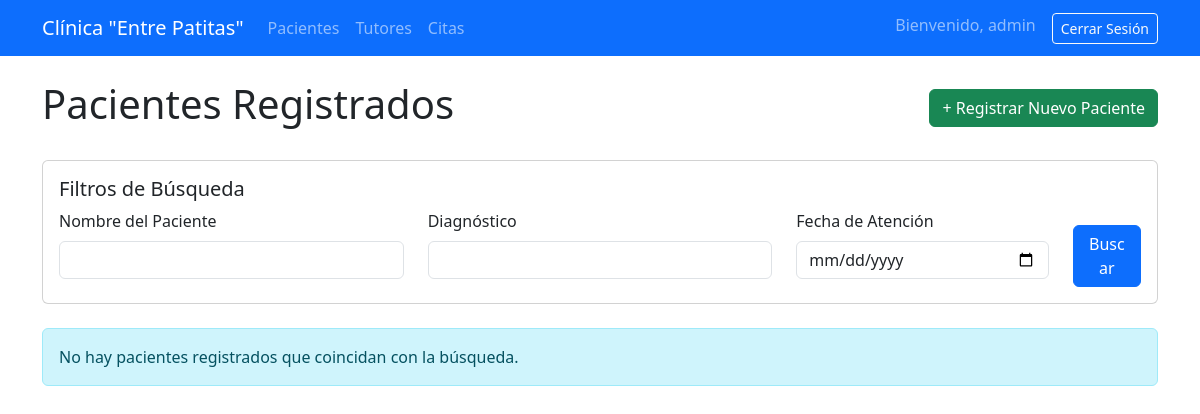
Before: /gestion/pacientes/ (signed in) with the older database file.
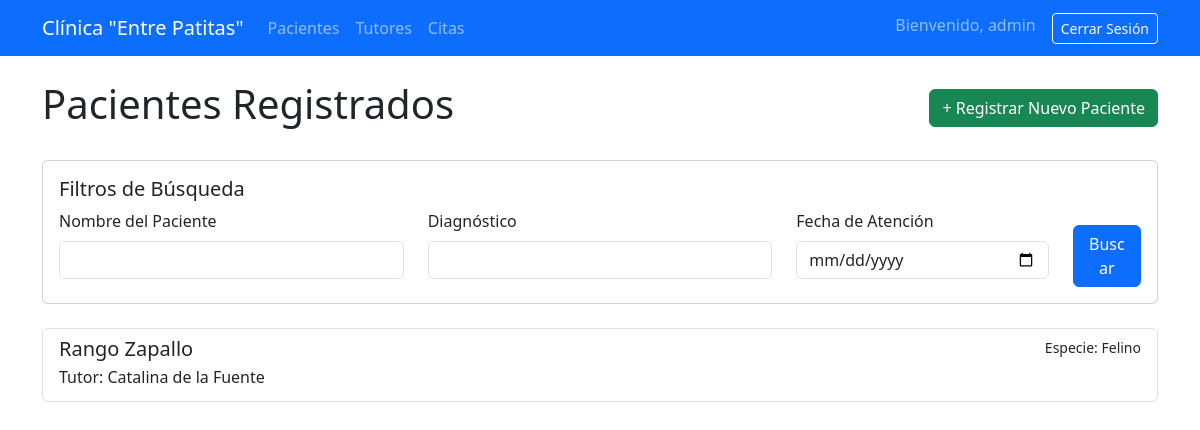
After: the same page with the newer database file.
### app/models.py (models this page shows, shortened)
class Paciente(models.Model):
    foto = models.ImageField(upload_to='fotos_pacientes/', blank=True, null=True, verbose_name="Fotografía del Paciente")
    nombre = models.CharField(max_length=50)
    especie = models.CharField(max_length=50)
    raza = models.CharField(max_length=50)
    sexo = models.CharField(max_length=10)
    fecha_nacimiento = models.DateField()
    microchip_tatuaje = models.CharField(max_length=50, blank=True, null=True)
    alertas = models.ManyToManyField(AlertaClinica, blank=True, verbose_name="Alertas Clinicas")
    tutor = models.ForeignKey(Tutor, on_delete=models.CASCADE, related_name='pacientes')

class Tutor(models.Model):
    nombre_completo = models.CharField(max_length=100)
    rut = models.CharField(max_length=12, unique=True)
    direccion = models.CharField(max_length=200)
    telefono = models.CharField(max_length=15)
    email = models.EmailField(unique=True)
    datos_bloqueados = models.BooleanField(default=False, verbose_name="Datos Bloqueados (No editar)")
    history = HistoricalRecords()

### app/views.py (the view)
# urls.py: path('pacientes/', views.lista_pacientes, name='lista_pacientes'),
@login_required
def lista_pacientes(request):
    queryset = Paciente.objects.all()
    nombre_query = request.GET.get('nombre')
    diagnostico_query = request.GET.get('diagnostico')
    fecha_query = request.GET.get('fecha')
    if nombre_query:
        queryset = queryset.filter(nombre__icontains=nombre_query)
    if diagnostico_query:
        queryset = queryset.filter(atenciones__diagnostico__icontains=diagnostico_query)
    if fecha_query:
        queryset = queryset.filter(atenciones__fecha_atencion__date=fecha_query)
    pacientes_filtrados = queryset.distinct().order_by('nombre')
    contexto = {
        'pacientes': pacientes_filtrados,
    }
    return render(request, 'gestion/lista_pacientes.html', contexto)

### app/templates/gestion/lista_pacientes.html (shortened to what this page needs)
{% extends 'gestion/base.html' %}
{% block content %}
    <div class="d-flex justify-content-between align-items-center mb-4">
        <h1>Pacientes Registrados</h1>
        <a href="{% url 'crear_paciente' %}" class="btn btn-success">+ Registrar Nuevo Paciente</a>
    </div>
    <form method="get" class="card card-body mb-4">
        <h5 class="card-title">Filtros de Búsqueda</h5>
        <div class="row">
            <div class="col-md-4 mb-2">
                <label for="nombre" class="form-label">Nombre del Paciente</label>
                <input type="text" name="nombre" id="nombre" class="form-control" value="{{ request.GET.nombre }}">
            </div>
            <div class="col-md-4 mb-2">
                <label for="diagnostico" class="form-label">Diagnóstico</label>
                <input type="text" name="diagnostico" id="diagnostico" class="form-control" value="{{ request.GET.diagnostico }}">
            </div>
            <div class="col-md-3 mb-2">
                <label for="fecha" class="form-label">Fecha de Atención</label>
                <input type="date" name="fecha" id="fecha" class="form-control" value="{{ request.GET.fecha }}">
            </div>
            <div class="col-md-1 d-flex align-items-end">
                <button class="btn btn-primary w-100" type="submit">Buscar</button>
            </div>
        </div>
    </form>
    <div class="list-group">
        {% for paciente in pacientes %}
            <a href="{% url 'detalle_paciente' paciente.id %}" class="list-group-item list-group-item-action">
                <div class="d-flex w-100 justify-content-between">
                    <h5 class="mb-1">{{ paciente.nombre }}</h5>
                    <small>Especie: {{ paciente.especie }}</small>
                </div>
                <p class="mb-1">Tutor: {{ paciente.tutor.nombre_completo }}</p>
            </a>
        {% empty %}
            <div class="alert alert-info" role="alert">
                No hay pacientes registrados que coincidan con la búsqueda.
            </div>
        {% endfor %}
    </div>
{% endblock %}

### app/templates/gestion/base.html (shortened to what this page needs)
{% load static %}
<!doctype html>
<html lang="es">
<head>
    <link href="https://cdn.jsdelivr.net/npm/bootstrap@5.3.3/dist/css/bootstrap.min.css" rel="stylesheet">
</head>
<body>
    <nav class="navbar navbar-expand-lg navbar-dark bg-primary">
        <div class="container">
            <a class="navbar-brand" href="{% url 'lista_pacientes' %}">Clínica "Entre Patitas"</a>
            <div class="collapse navbar-collapse">
                <ul class="navbar-nav me-auto mb-2 mb-lg-0">
                    <li class="nav-item">
                        <a class="nav-link" href="{% url 'lista_pacientes' %}">Pacientes</a>
                    </li>
                    <li class="nav-item">
                        <a class="nav-link" href="{% url 'lista_tutores' %}">Tutores</a>
                    </li>
                    <li class="nav-item">
                        <a class="nav-link" href="{% url 'calendario_citas' %}">Citas</a>
                    </li>
                </ul>
                <ul class="navbar-nav ms-auto mb-2 mb-lg-0">
                    {% if user.is_authenticated %}
                        <li class="nav-item">
                            <span class="navbar-text">
                                Bienvenido, {{ user.username }}
                            </span>
                        </li>
                        <li class="nav-item ms-3">
                            <form action="{% url 'logout' %}" method="post" class="d-inline">
                                <button type="submit" class="btn btn-outline-light btn-sm">Cerrar Sesión</button>
                            </form>
                        </li>
                    {% else %}
                        <li class="nav-item">
                            <a href="{% url 'login' %}" class="btn btn-outline-light btn-sm">Iniciar Sesión</a>
                        </li>
                    {% endif %}
                </ul>
            </div>
        </div>
    </nav>
    <main class="container mt-4">
        {% block content %}
        {% endblock %}
    </main>
</body>
</html>

Changed rows visible on the page:
added Paciente: nombre "Rango Zapallo", especie "Felino", tutor.nombre_completo "Catalina de la Fuente"
Other visible differences:
text no longer shown: "No hay pacientes registrados que coincidan con la búsqueda."
